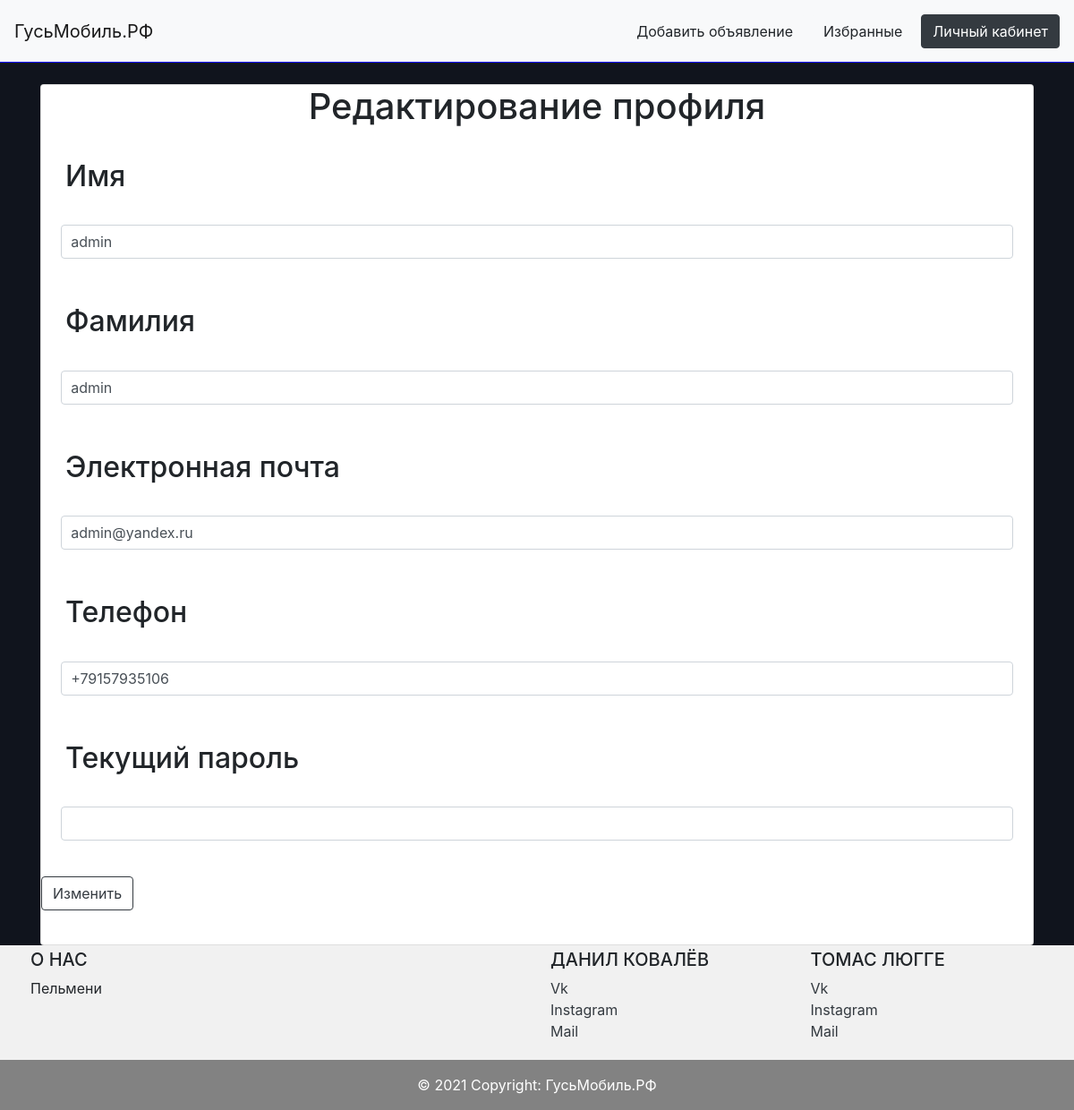
The app's page /edit_profile (signed in) with its own data.
### data/users.py (models this page shows, shortened)
class Users(SqlAlchemyBase, UserMixin):
    __tablename__ = 'users'
    id = sqlalchemy.Column(sqlalchemy.Integer, primary_key=True, autoincrement=True)
    surname = sqlalchemy.Column(sqlalchemy.String, nullable=True)
    name = sqlalchemy.Column(sqlalchemy.String, nullable=True)
    email = sqlalchemy.Column(sqlalchemy.String, nullable=True, index=True, unique=True)
    phone = sqlalchemy.Column(sqlalchemy.String, nullable=True)
    hashed_password = sqlalchemy.Column(sqlalchemy.String, nullable=True)
    ads = orm.relation('Ads', back_populates='user')
    favorites = orm.relation('Favorites', back_populates='user')

### main.py (the view, shortened to what this page needs)
@app.route('/edit_profile', methods=['GET', 'POST'])
@login_required
def edit_profile():
    form = EditProfileForm()
    if request.method == "GET":
        db_sess = db_session.create_session()
        user = db_sess.query(Users).filter(Users.email == current_user.email).first()
        if user:
            form.name.data = user.name
            form.surname.data = user.surname
            form.email.data = user.email
            form.phone.data = user.phone
        else:
            abort(404)
    return render_template('edit_profile.html', form=form, title='Редактирование профиля')

### forms/edit_profile.py
class EditProfileForm(FlaskForm):
    name = StringField('Имя', validators=[DataRequired()])
    surname = StringField('Фамилия', validators=[DataRequired()])
    email = EmailField("Электронная почта", validators=[DataRequired()])
    phone = StringField('Телефон', validators=[DataRequired()])
    password = PasswordField('Текущий пароль', validators=[DataRequired()])
    submit = SubmitField('Изменить')

### data/db_session.py (called while the page is built)
def create_session() -> Session:
    global __factory
    return __factory()

### main.py (called while the page is built)
@login_manager.user_loader
def load_user(user_id):
    db_sess = db_session.create_session()
    return db_sess.query(Users).get(user_id)

### templates/edit_profile.html (shortened to what this page needs)
{% extends "base.html" %}
{% block content %}
    <div class="card mt-4">
        <h1 style="text-align: center;">{{title}}</h1>
        <form method="post">
            <p>
                <h2 style="padding: 7px; margin: 20px;">{{ form.name.label }}</h2>
                {{ form.name(class="form-control", style="width: 96%; margin-left: 2%; margin-right: 2%; padding: 10px;") }}<br>
            </p>
            <p>
                <h2 style="padding: 7px; margin: 20px;">{{ form.surname.label }}</h2>
                {{ form.surname(class="form-control", style="width: 96%; margin-left: 2%; margin-right: 2%; padding: 10px;") }}<br>
            </p>
            <p>
                <h2 style="padding: 7px; margin: 20px;">{{ form.email.label }}</h2>
                {{ form.email(class="form-control", style="width: 96%; margin-left: 2%; margin-right: 2%; padding: 10px;") }}<br>
            </p>
            <p>
                <h2 style="padding: 7px; margin: 20px;">{{ form.phone.label }}</h2>
                {{ form.phone(class="form-control", style="width: 96%; margin-left: 2%; margin-right: 2%; padding: 10px;") }}<br>
            </p>
            <p>
                <h2 style="padding: 7px; margin: 20px;">{{ form.password.label }}</h2>
                {{ form.password(class="form-control", style="width: 96%; margin-left: 2%; margin-right: 2%; padding: 10px;") }}<br>
            </p>
            <p>{{ form.submit(type="submit", class="btn btn-outline-dark") }}</p>
        </form>
    </div>
{% endblock %}

### static/css/style.css (style rules this page uses)
h1, h2, h3, h4, h5, h6 { margin: 0; }
body { background-color: #4d648d; }
* { margin: 0; padding: 0; }

### records on screen
Users: name "admin", surname "admin", email "admin@yandex.ru", phone "+79157935106"

### other values on screen
{{ title }} "Редактирование профиля"
